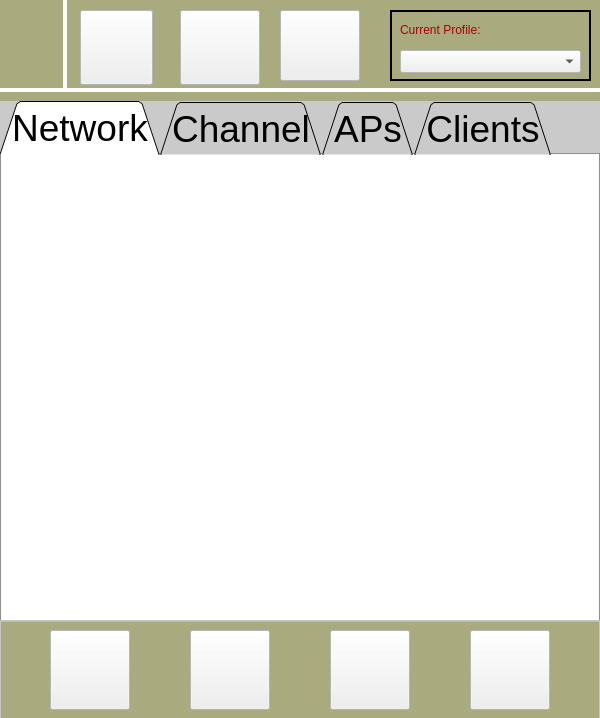
<?xml version="1.0" encoding="UTF-8"?>
<ui version="4.0">
 <class>MainWindow</class>
 <widget class="QMainWindow" name="MainWindow">
  <property name="geometry">
   <rect>
    <x>0</x>
    <y>0</y>
    <width>600</width>
    <height>718</height>
   </rect>
  </property>
  <property name="palette">
   <palette>
    <active>
     <colorrole role="Base">
      <brush brushstyle="SolidPattern">
       <color alpha="255">
        <red>170</red>
        <green>170</green>
        <blue>127</blue>
       </color>
      </brush>
     </colorrole>
     <colorrole role="Window">
      <brush brushstyle="SolidPattern">
       <color alpha="255">
        <red>170</red>
        <green>170</green>
        <blue>127</blue>
       </color>
      </brush>
     </colorrole>
    </active>
    <inactive>
     <colorrole role="Base">
      <brush brushstyle="SolidPattern">
       <color alpha="255">
        <red>170</red>
        <green>170</green>
        <blue>127</blue>
       </color>
      </brush>
     </colorrole>
     <colorrole role="Window">
      <brush brushstyle="SolidPattern">
       <color alpha="255">
        <red>170</red>
        <green>170</green>
        <blue>127</blue>
       </color>
      </brush>
     </colorrole>
    </inactive>
    <disabled>
     <colorrole role="Base">
      <brush brushstyle="SolidPattern">
       <color alpha="255">
        <red>170</red>
        <green>170</green>
        <blue>127</blue>
       </color>
      </brush>
     </colorrole>
     <colorrole role="Window">
      <brush brushstyle="SolidPattern">
       <color alpha="255">
        <red>170</red>
        <green>170</green>
        <blue>127</blue>
       </color>
      </brush>
     </colorrole>
    </disabled>
   </palette>
  </property>
  <property name="windowTitle">
   <string>Snackers Simulator</string>
  </property>
  <property name="iconSize">
   <size>
    <width>0</width>
    <height>0</height>
   </size>
  </property>
  <property name="unifiedTitleAndToolBarOnMac">
   <bool>true</bool>
  </property>
  <widget class="QWidget" name="centralWidget">
   <property name="palette">
    <palette>
     <active>
      <colorrole role="Base">
       <brush brushstyle="SolidPattern">
        <color alpha="255">
         <red>255</red>
         <green>255</green>
         <blue>255</blue>
        </color>
       </brush>
      </colorrole>
      <colorrole role="Window">
       <brush brushstyle="SolidPattern">
        <color alpha="255">
         <red>255</red>
         <green>255</green>
         <blue>255</blue>
        </color>
       </brush>
      </colorrole>
     </active>
     <inactive>
      <colorrole role="Base">
       <brush brushstyle="SolidPattern">
        <color alpha="255">
         <red>255</red>
         <green>255</green>
         <blue>255</blue>
        </color>
       </brush>
      </colorrole>
      <colorrole role="Window">
       <brush brushstyle="SolidPattern">
        <color alpha="255">
         <red>255</red>
         <green>255</green>
         <blue>255</blue>
        </color>
       </brush>
      </colorrole>
     </inactive>
     <disabled>
      <colorrole role="Base">
       <brush brushstyle="SolidPattern">
        <color alpha="255">
         <red>255</red>
         <green>255</green>
         <blue>255</blue>
        </color>
       </brush>
      </colorrole>
      <colorrole role="Window">
       <brush brushstyle="SolidPattern">
        <color alpha="255">
         <red>255</red>
         <green>255</green>
         <blue>255</blue>
        </color>
       </brush>
      </colorrole>
     </disabled>
    </palette>
   </property>
   <widget class="QLabel" name="label">
    <property name="geometry">
     <rect>
      <x>0</x>
      <y>0</y>
      <width>61</width>
      <height>91</height>
     </rect>
    </property>
    <property name="text">
     <string/>
    </property>
    <property name="pixmap">
     <pixmap resource="res.qrc">:/new/prefix1/icons/UI/battery_half.bmp</pixmap>
    </property>
    <property name="scaledContents">
     <bool>true</bool>
    </property>
   </widget>
   <widget class="QPushButton" name="pushButton">
    <property name="geometry">
     <rect>
      <x>80</x>
      <y>10</y>
      <width>73</width>
      <height>75</height>
     </rect>
    </property>
    <property name="text">
     <string/>
    </property>
    <property name="icon">
     <iconset resource="res.qrc">
      <normaloff>:/new/prefix1/icons/UI/back.bmp</normaloff>:/new/prefix1/icons/UI/back.bmp</iconset>
    </property>
    <property name="iconSize">
     <size>
      <width>80</width>
      <height>80</height>
     </size>
    </property>
   </widget>
   <widget class="QPushButton" name="pushButton_2">
    <property name="geometry">
     <rect>
      <x>180</x>
      <y>10</y>
      <width>80</width>
      <height>75</height>
     </rect>
    </property>
    <property name="text">
     <string/>
    </property>
    <property name="icon">
     <iconset resource="res.qrc">
      <normaloff>:/new/prefix1/icons/UI/refresh.bmp</normaloff>:/new/prefix1/icons/UI/refresh.bmp</iconset>
    </property>
    <property name="iconSize">
     <size>
      <width>80</width>
      <height>80</height>
     </size>
    </property>
   </widget>
   <widget class="QPushButton" name="pushButton_3">
    <property name="geometry">
     <rect>
      <x>280</x>
      <y>10</y>
      <width>80</width>
      <height>71</height>
     </rect>
    </property>
    <property name="text">
     <string/>
    </property>
    <property name="icon">
     <iconset resource="res.qrc">
      <normaloff>:/new/prefix1/icons/UI/profile.bmp</normaloff>:/new/prefix1/icons/UI/profile.bmp</iconset>
    </property>
    <property name="iconSize">
     <size>
      <width>80</width>
      <height>80</height>
     </size>
    </property>
   </widget>
   <widget class="QTabWidget" name="tabWidget">
    <property name="geometry">
     <rect>
      <x>0</x>
      <y>101</y>
      <width>600</width>
      <height>521</height>
     </rect>
    </property>
    <property name="palette">
     <palette>
      <active>
       <colorrole role="Base">
        <brush brushstyle="SolidPattern">
         <color alpha="255">
          <red>255</red>
          <green>255</green>
          <blue>255</blue>
         </color>
        </brush>
       </colorrole>
       <colorrole role="Window">
        <brush brushstyle="SolidPattern">
         <color alpha="255">
          <red>202</red>
          <green>202</green>
          <blue>202</blue>
         </color>
        </brush>
       </colorrole>
       <colorrole role="HighlightedText">
        <brush brushstyle="SolidPattern">
         <color alpha="255">
          <red>0</red>
          <green>0</green>
          <blue>255</blue>
         </color>
        </brush>
       </colorrole>
      </active>
      <inactive>
       <colorrole role="Base">
        <brush brushstyle="SolidPattern">
         <color alpha="255">
          <red>255</red>
          <green>255</green>
          <blue>255</blue>
         </color>
        </brush>
       </colorrole>
       <colorrole role="Window">
        <brush brushstyle="SolidPattern">
         <color alpha="255">
          <red>202</red>
          <green>202</green>
          <blue>202</blue>
         </color>
        </brush>
       </colorrole>
       <colorrole role="HighlightedText">
        <brush brushstyle="SolidPattern">
         <color alpha="255">
          <red>0</red>
          <green>0</green>
          <blue>255</blue>
         </color>
        </brush>
       </colorrole>
      </inactive>
      <disabled>
       <colorrole role="Base">
        <brush brushstyle="SolidPattern">
         <color alpha="255">
          <red>202</red>
          <green>202</green>
          <blue>202</blue>
         </color>
        </brush>
       </colorrole>
       <colorrole role="Window">
        <brush brushstyle="SolidPattern">
         <color alpha="255">
          <red>202</red>
          <green>202</green>
          <blue>202</blue>
         </color>
        </brush>
       </colorrole>
       <colorrole role="HighlightedText">
        <brush brushstyle="SolidPattern">
         <color alpha="255">
          <red>0</red>
          <green>0</green>
          <blue>255</blue>
         </color>
        </brush>
       </colorrole>
      </disabled>
     </palette>
    </property>
    <property name="font">
     <font>
      <pointsize>28</pointsize>
      <italic>false</italic>
     </font>
    </property>
    <property name="autoFillBackground">
     <bool>true</bool>
    </property>
    <property name="tabShape">
     <enum>QTabWidget::Triangular</enum>
    </property>
    <property name="currentIndex">
     <number>0</number>
    </property>
    <property name="iconSize">
     <size>
      <width>89</width>
      <height>41</height>
     </size>
    </property>
    <widget class="QWidget" name="Network">
     <property name="minimumSize">
      <size>
       <width>0</width>
       <height>0</height>
      </size>
     </property>
     <attribute name="title">
      <string>Network</string>
     </attribute>
     <widget class="QTableView" name="tableView">
      <property name="geometry">
       <rect>
        <x>0</x>
        <y>0</y>
        <width>600</width>
        <height>471</height>
       </rect>
      </property>
      <property name="frameShape">
       <enum>QFrame::NoFrame</enum>
      </property>
      <property name="horizontalScrollBarPolicy">
       <enum>Qt::ScrollBarAlwaysOff</enum>
      </property>
      <property name="autoScroll">
       <bool>false</bool>
      </property>
      <property name="sortingEnabled">
       <bool>true</bool>
      </property>
     </widget>
    </widget>
    <widget class="QWidget" name="Channel">
     <attribute name="title">
      <string>Channel</string>
     </attribute>
     <widget class="QLabel" name="label_4">
      <property name="geometry">
       <rect>
        <x>0</x>
        <y>0</y>
        <width>601</width>
        <height>461</height>
       </rect>
      </property>
      <property name="text">
       <string/>
      </property>
      <property name="pixmap">
       <pixmap resource="res.qrc">:/new/prefix1/icons/channels.bmp</pixmap>
      </property>
      <property name="scaledContents">
       <bool>true</bool>
      </property>
     </widget>
    </widget>
    <widget class="QWidget" name="APs">
     <attribute name="title">
      <string>APs</string>
     </attribute>
    </widget>
    <widget class="QWidget" name="Clients">
     <attribute name="title">
      <string>Clients</string>
     </attribute>
     <widget class="QLabel" name="label_6">
      <property name="geometry">
       <rect>
        <x>0</x>
        <y>0</y>
        <width>601</width>
        <height>461</height>
       </rect>
      </property>
      <property name="text">
       <string/>
      </property>
      <property name="pixmap">
       <pixmap resource="res.qrc">:/new/prefix1/icons/clients.BMP</pixmap>
      </property>
      <property name="scaledContents">
       <bool>true</bool>
      </property>
     </widget>
    </widget>
   </widget>
   <widget class="QFrame" name="frame">
    <property name="geometry">
     <rect>
      <x>0</x>
      <y>620</y>
      <width>600</width>
      <height>100</height>
     </rect>
    </property>
    <property name="frameShape">
     <enum>QFrame::StyledPanel</enum>
    </property>
    <property name="frameShadow">
     <enum>QFrame::Raised</enum>
    </property>
    <widget class="QPushButton" name="pushButton_4">
     <property name="geometry">
      <rect>
       <x>50</x>
       <y>10</y>
       <width>80</width>
       <height>80</height>
      </rect>
     </property>
     <property name="font">
      <font>
       <pointsize>14</pointsize>
      </font>
     </property>
     <property name="text">
      <string/>
     </property>
     <property name="icon">
      <iconset resource="res.qrc">
       <normaloff>:/new/prefix1/icons/UI/autotest.bmp</normaloff>:/new/prefix1/icons/UI/autotest.bmp</iconset>
     </property>
     <property name="iconSize">
      <size>
       <width>80</width>
       <height>80</height>
      </size>
     </property>
     <property name="checkable">
      <bool>false</bool>
     </property>
     <property name="checked">
      <bool>false</bool>
     </property>
     <property name="flat">
      <bool>false</bool>
     </property>
    </widget>
    <widget class="QPushButton" name="pushButton_5">
     <property name="geometry">
      <rect>
       <x>190</x>
       <y>10</y>
       <width>80</width>
       <height>80</height>
      </rect>
     </property>
     <property name="font">
      <font>
       <pointsize>14</pointsize>
      </font>
     </property>
     <property name="text">
      <string/>
     </property>
     <property name="icon">
      <iconset resource="res.qrc">
       <normaloff>:/new/prefix1/icons/UI/tools.bmp</normaloff>:/new/prefix1/icons/UI/tools.bmp</iconset>
     </property>
     <property name="iconSize">
      <size>
       <width>80</width>
       <height>80</height>
      </size>
     </property>
    </widget>
    <widget class="QPushButton" name="pushButton_6">
     <property name="geometry">
      <rect>
       <x>330</x>
       <y>10</y>
       <width>80</width>
       <height>80</height>
      </rect>
     </property>
     <property name="font">
      <font>
       <pointsize>14</pointsize>
      </font>
     </property>
     <property name="text">
      <string/>
     </property>
     <property name="icon">
      <iconset resource="res.qrc">
       <normaloff>:/new/prefix1/icons/UI/save.bmp</normaloff>:/new/prefix1/icons/UI/save.bmp</iconset>
     </property>
     <property name="iconSize">
      <size>
       <width>80</width>
       <height>80</height>
      </size>
     </property>
    </widget>
    <widget class="QPushButton" name="pushButton_7">
     <property name="geometry">
      <rect>
       <x>470</x>
       <y>10</y>
       <width>80</width>
       <height>80</height>
      </rect>
     </property>
     <property name="font">
      <font>
       <pointsize>14</pointsize>
      </font>
     </property>
     <property name="text">
      <string/>
     </property>
     <property name="icon">
      <iconset resource="res.qrc">
       <normaloff>:/new/prefix1/icons/UI/capture.bmp</normaloff>:/new/prefix1/icons/UI/capture.bmp</iconset>
     </property>
     <property name="iconSize">
      <size>
       <width>80</width>
       <height>80</height>
      </size>
     </property>
    </widget>
   </widget>
   <widget class="Line" name="line_2">
    <property name="geometry">
     <rect>
      <x>0</x>
      <y>80</y>
      <width>601</width>
      <height>20</height>
     </rect>
    </property>
    <property name="palette">
     <palette>
      <active>
       <colorrole role="WindowText">
        <brush brushstyle="SolidPattern">
         <color alpha="255">
          <red>255</red>
          <green>255</green>
          <blue>255</blue>
         </color>
        </brush>
       </colorrole>
      </active>
      <inactive>
       <colorrole role="WindowText">
        <brush brushstyle="SolidPattern">
         <color alpha="255">
          <red>255</red>
          <green>255</green>
          <blue>255</blue>
         </color>
        </brush>
       </colorrole>
      </inactive>
      <disabled>
       <colorrole role="WindowText">
        <brush brushstyle="SolidPattern">
         <color alpha="255">
          <red>190</red>
          <green>190</green>
          <blue>190</blue>
         </color>
        </brush>
       </colorrole>
      </disabled>
     </palette>
    </property>
    <property name="frameShadow">
     <enum>QFrame::Plain</enum>
    </property>
    <property name="lineWidth">
     <number>4</number>
    </property>
    <property name="orientation">
     <enum>Qt::Horizontal</enum>
    </property>
   </widget>
   <widget class="Line" name="line">
    <property name="geometry">
     <rect>
      <x>60</x>
      <y>-10</y>
      <width>10</width>
      <height>100</height>
     </rect>
    </property>
    <property name="palette">
     <palette>
      <active>
       <colorrole role="WindowText">
        <brush brushstyle="SolidPattern">
         <color alpha="255">
          <red>255</red>
          <green>255</green>
          <blue>255</blue>
         </color>
        </brush>
       </colorrole>
       <colorrole role="Shadow">
        <brush brushstyle="SolidPattern">
         <color alpha="255">
          <red>255</red>
          <green>255</green>
          <blue>255</blue>
         </color>
        </brush>
       </colorrole>
      </active>
      <inactive>
       <colorrole role="WindowText">
        <brush brushstyle="SolidPattern">
         <color alpha="255">
          <red>255</red>
          <green>255</green>
          <blue>255</blue>
         </color>
        </brush>
       </colorrole>
       <colorrole role="Shadow">
        <brush brushstyle="SolidPattern">
         <color alpha="255">
          <red>255</red>
          <green>255</green>
          <blue>255</blue>
         </color>
        </brush>
       </colorrole>
      </inactive>
      <disabled>
       <colorrole role="WindowText">
        <brush brushstyle="SolidPattern">
         <color alpha="255">
          <red>190</red>
          <green>190</green>
          <blue>190</blue>
         </color>
        </brush>
       </colorrole>
       <colorrole role="Shadow">
        <brush brushstyle="SolidPattern">
         <color alpha="255">
          <red>255</red>
          <green>255</green>
          <blue>255</blue>
         </color>
        </brush>
       </colorrole>
      </disabled>
     </palette>
    </property>
    <property name="frameShadow">
     <enum>QFrame::Plain</enum>
    </property>
    <property name="lineWidth">
     <number>4</number>
    </property>
    <property name="orientation">
     <enum>Qt::Vertical</enum>
    </property>
   </widget>
   <widget class="QFrame" name="frame_2">
    <property name="geometry">
     <rect>
      <x>390</x>
      <y>10</y>
      <width>201</width>
      <height>71</height>
     </rect>
    </property>
    <property name="frameShape">
     <enum>QFrame::Box</enum>
    </property>
    <property name="frameShadow">
     <enum>QFrame::Plain</enum>
    </property>
    <property name="lineWidth">
     <number>2</number>
    </property>
    <widget class="QComboBox" name="comboBox">
     <property name="geometry">
      <rect>
       <x>10</x>
       <y>40</y>
       <width>181</width>
       <height>23</height>
      </rect>
     </property>
     <property name="font">
      <font>
       <pointsize>24</pointsize>
      </font>
     </property>
    </widget>
    <widget class="QLabel" name="label_2">
     <property name="geometry">
      <rect>
       <x>10</x>
       <y>0</y>
       <width>181</width>
       <height>41</height>
      </rect>
     </property>
     <property name="palette">
      <palette>
       <active>
        <colorrole role="WindowText">
         <brush brushstyle="SolidPattern">
          <color alpha="255">
           <red>170</red>
           <green>0</green>
           <blue>0</blue>
          </color>
         </brush>
        </colorrole>
        <colorrole role="Text">
         <brush brushstyle="SolidPattern">
          <color alpha="255">
           <red>170</red>
           <green>0</green>
           <blue>0</blue>
          </color>
         </brush>
        </colorrole>
       </active>
       <inactive>
        <colorrole role="WindowText">
         <brush brushstyle="SolidPattern">
          <color alpha="255">
           <red>170</red>
           <green>0</green>
           <blue>0</blue>
          </color>
         </brush>
        </colorrole>
        <colorrole role="Text">
         <brush brushstyle="SolidPattern">
          <color alpha="255">
           <red>170</red>
           <green>0</green>
           <blue>0</blue>
          </color>
         </brush>
        </colorrole>
       </inactive>
       <disabled>
        <colorrole role="WindowText">
         <brush brushstyle="SolidPattern">
          <color alpha="255">
           <red>190</red>
           <green>190</green>
           <blue>190</blue>
          </color>
         </brush>
        </colorrole>
        <colorrole role="Text">
         <brush brushstyle="SolidPattern">
          <color alpha="255">
           <red>190</red>
           <green>190</green>
           <blue>190</blue>
          </color>
         </brush>
        </colorrole>
       </disabled>
      </palette>
     </property>
     <property name="text">
      <string>&lt;html&gt;&lt;head/&gt;&lt;body&gt;&lt;p align=&quot;center&quot;&gt;&lt;span style=&quot; font-size:28pt;&quot;&gt;Current Profile:&lt;/span&gt;&lt;/p&gt;&lt;/body&gt;&lt;/html&gt;</string>
     </property>
     <property name="textFormat">
      <enum>Qt::RichText</enum>
     </property>
    </widget>
   </widget>
  </widget>
 </widget>
 <layoutdefault spacing="6" margin="11"/>
 <resources>
  <include location="res.qrc"/>
 </resources>
 <connections/>
</ui>
